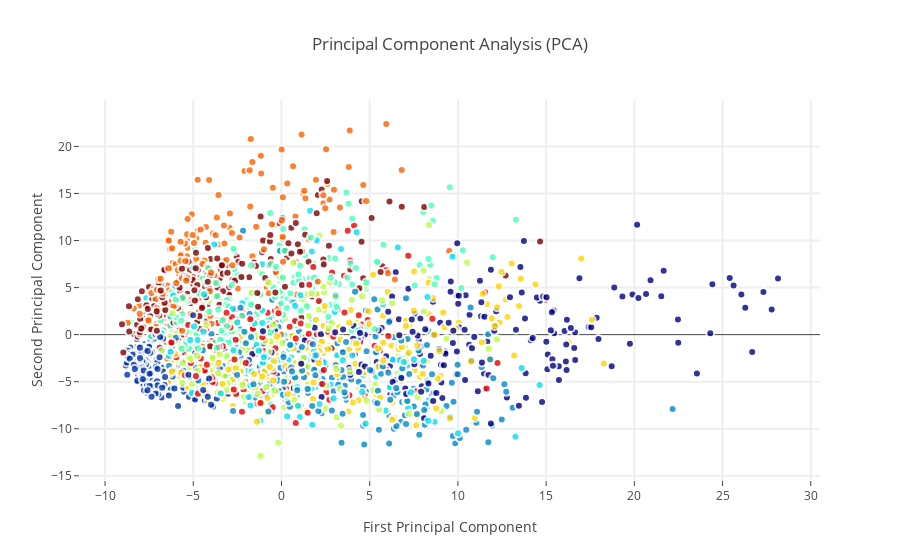

Source (notebook cell):
### Code cell
trace = go.Scatter(
    x = X_2d[:,0],
    y = X_2d[:,1],
    name = target,
    hoveron = target,
    mode = 'markers',
    text = target,
    showlegend = False,
    marker = dict(
        size = 8,
        color = target,
        colorscale = 'Jet',
        showscale = False,
        line = dict(
            width = 2,
            color = 'rgb(255, 255, 255)'
        ),
        opacity = 0.8
    )
)

layout = go.Layout(
    title='Principal Component Analysis (PCA)',
    hovermode='closest',
    xaxis=dict(
        title='First Principal Component',
        ticklen=5,
        zeroline=False,
        gridwidth=2,
    ),
    yaxis=dict(
        title='Second Principal Component',
        ticklen=5,
        gridwidth=2,
    ),
    showlegend=True
)

fig = dict(data=[trace], layout=layout)
py.iplot(fig, filename='styled-scatter')

### Figure 1 — Plotly figure (JSON) as saved in the notebook; plotly's stock layout.template omitted (floating-point values rounded to 4 significant figures; data arrays with more than 128 entries replaced by an {"elided": "..."} marker saying what was removed)
{"data": [{"hoveron": {"elided": "2000 int values"}, "marker": {"color": {"elided": "2000 int values"}, "colorscale": "Jet", "line": {"color": "rgb(255, 255, 255)", "width": 2}, "opacity": 0.8, "showscale": false, "size": 8}, "mode": "markers", "name": {"elided": "2000 int values"}, "showlegend": false, "text": {"elided": "2000 int values"}, "type": "scatter", "x": {"elided": "2000 float values"}, "y": {"elided": "2000 float values"}}], "layout": {"hovermode": "closest", "showlegend": true, "title": "Principal Component Analysis (PCA)", "xaxis": {"gridwidth": 2, "ticklen": 5, "title": "First Principal Component", "zeroline": false}, "yaxis": {"gridwidth": 2, "ticklen": 5, "title": "Second Principal Component"}}}
